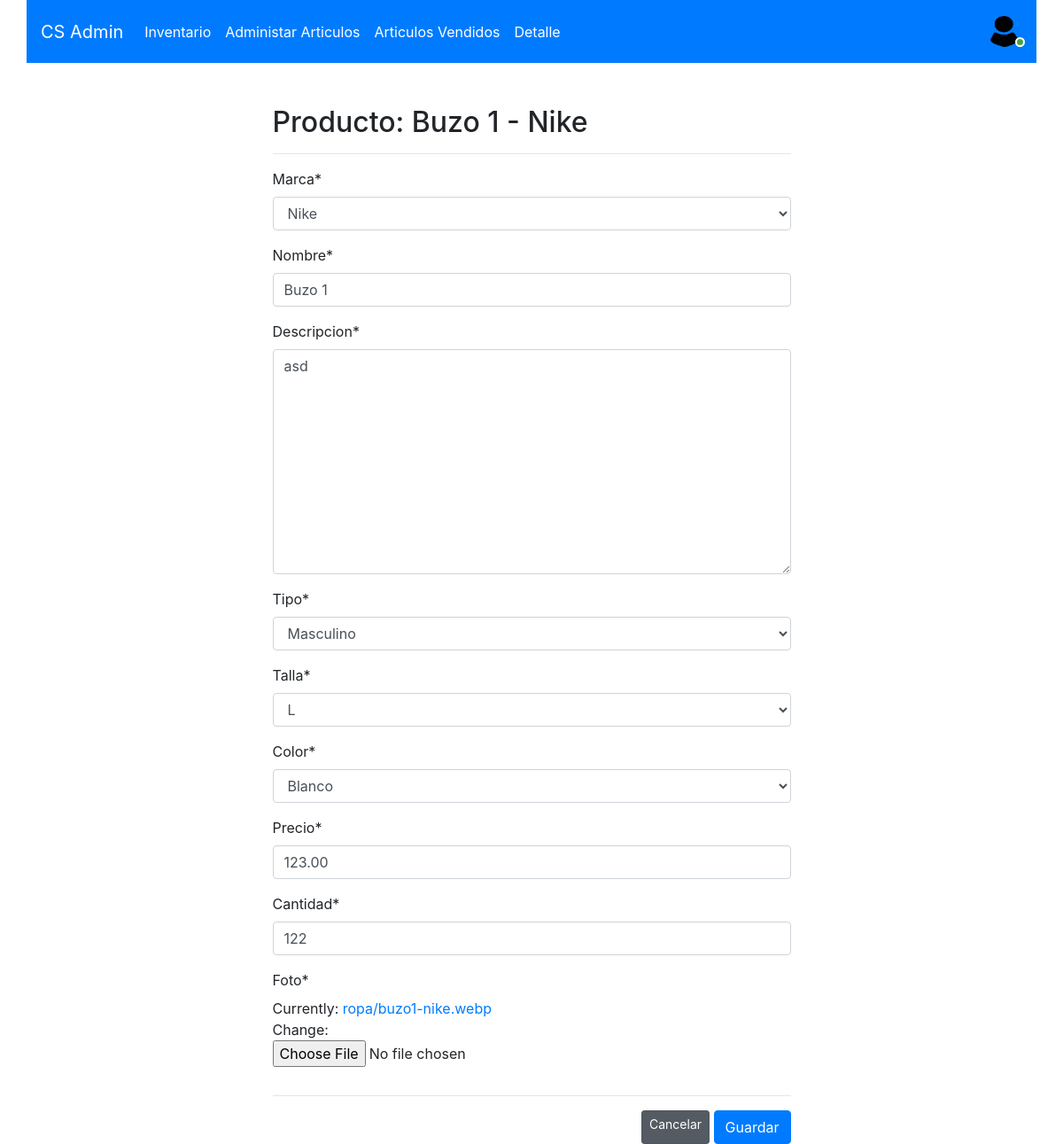
Page /inventario/stock/update/1 (signed in) on the earlier database version.
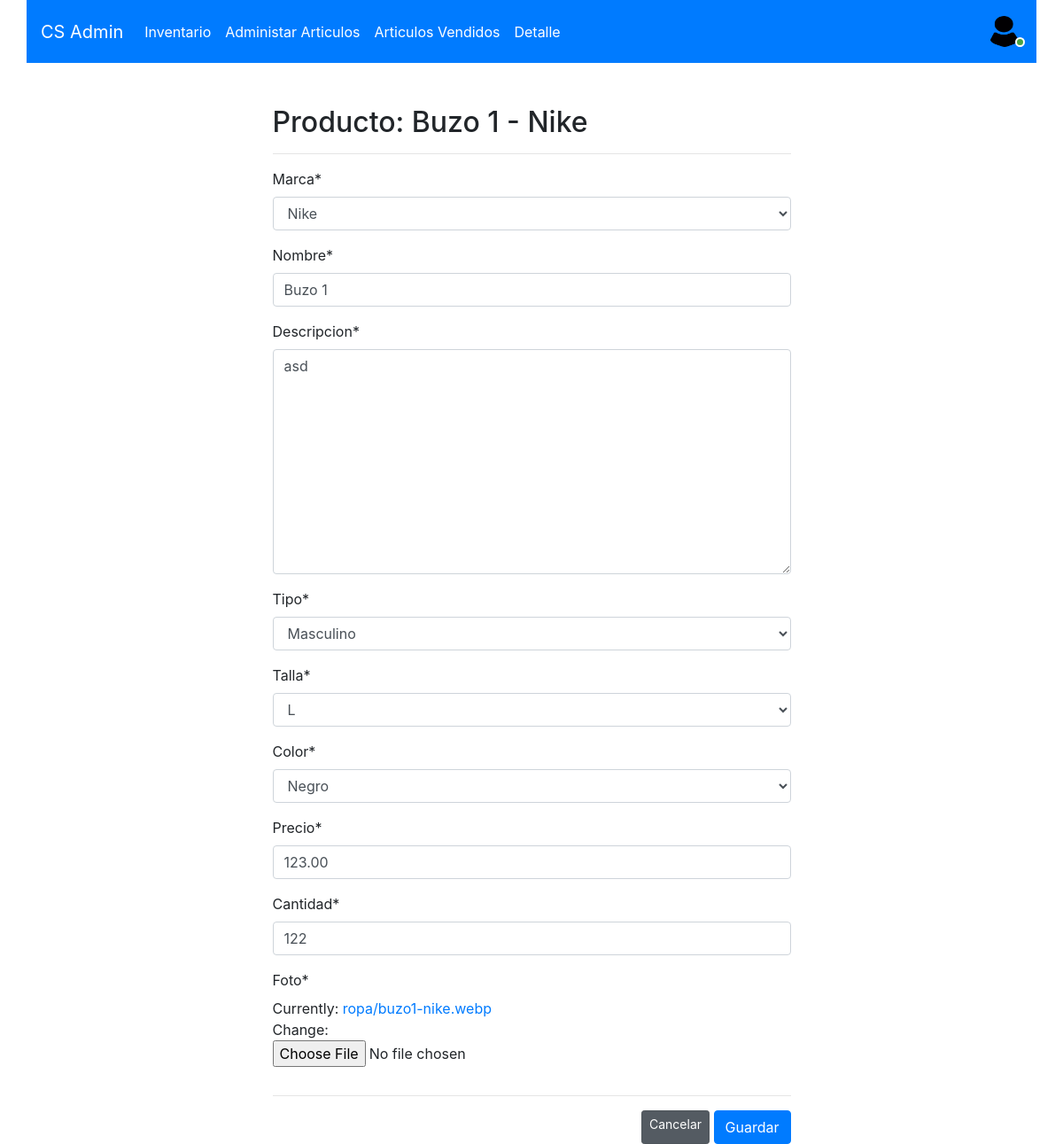
Same page on the later database version.
### inventario/models.py (models this page shows, shortened)
class Producto(models.Model):
    foto = models.ImageField(upload_to="ropa")
    nombre = models.CharField(max_length=40)
    precio = models.DecimalField(max_digits=9,decimal_places=2)
    cantidad = models.IntegerField(null=False,blank=False)
    descripcion = models.TextField(max_length=200)
    marca = models.ForeignKey(Marca,on_delete=models.CASCADE)
    tipo = models.ForeignKey(Tipo,on_delete=models.CASCADE)
    talla = models.ForeignKey(Talla,on_delete=models.CASCADE)
    color = models.ForeignKey(Color,on_delete=models.CASCADE)
    class Meta:
        ordering = ['nombre']
    def display_tipo(self):
        return ', '.join(cat.tipo for cat in self.tipo.all())
    display_tipo.short_description = 'Tipos'

class Marca(models.Model):
    nombre = models.CharField(max_length=50)
    class Meta:
        ordering = ['nombre']
    def __str__(self):
        return '%s' %self.nombre

### inventario/views.py (the view)
# urls.py: path('stock/update/<pk>',login_required(views.producto_update), name='producto_update')
def producto_update(request,pk):
    producto  = get_object_or_404(Producto,pk=pk)
    if request.method == 'POST':
        formulario = ProductoForm(request.POST, request.FILES,instance=producto)
        if formulario.is_valid():
            producto = formulario.save(commit=False)
            producto.foto = formulario.cleaned_data['foto']
            producto.nombre = formulario.cleaned_data['nombre']
            producto.precio = formulario.cleaned_data['precio']
            producto.cantidad = formulario.cleaned_data['cantidad']
            producto.descripcion = formulario.cleaned_data['descripcion']
            producto.marca = formulario.cleaned_data['marca']
            producto.tipo = formulario.cleaned_data['tipo']
            producto.talla = formulario.cleaned_data['talla']
            producto.color = formulario.cleaned_data['color']
            producto.save()
            return redirect('stock')
    else:
        formulario = ProductoForm(instance=producto)
    return render(request,'producto_update.html',{'producto':producto,'formulario':formulario})

### inventario/forms.py
class ProductoForm(forms.ModelForm):
    def __init__(self, *args, **kwargs):
        super().__init__(*args, **kwargs)
    class Meta:
            model = Producto
            fields = ('marca','nombre','descripcion','tipo','talla','color','precio','cantidad','foto')

### inventario/models.py (called while the page is built)
    def __str__(self):
        return '%s' %self.nombre

    def __str__(self):
        return '%s' %self.nombre

    def __str__(self):
        return '%s' %self.nombre

### inventario/templates/producto_update.html (shortened to what this page needs)
{% extends "base.html" %}
{% load crispy_forms_tags %}
{% block content %}
    <br>
    <br>
    <div class="row">
        <div class="col-12 col-md-6 offset-md-3">
            <h2>Producto: {{producto.nombre}} - {{producto.marca}}</h2>
            <hr>
            <form method="POST" enctype="multipart/form-data" novalidate>
                <table>{{ formulario|crispy }}</table>
                <hr>
                <div class="d-flex justify-content-end">
                <a href="{% url 'stock' %}" class="btn btn-secondary btn-sm active" role="button" aria-pressed="true">Cancelar</a>
                <button type="submit" class="save btn btn-primary">Guardar</button>
                </div>
            </form>
        </div>
    </div>
{% endblock %}

Differences in the rows shown:
changed Producto "Buzo 1": color "Blanco" → "Negro"
